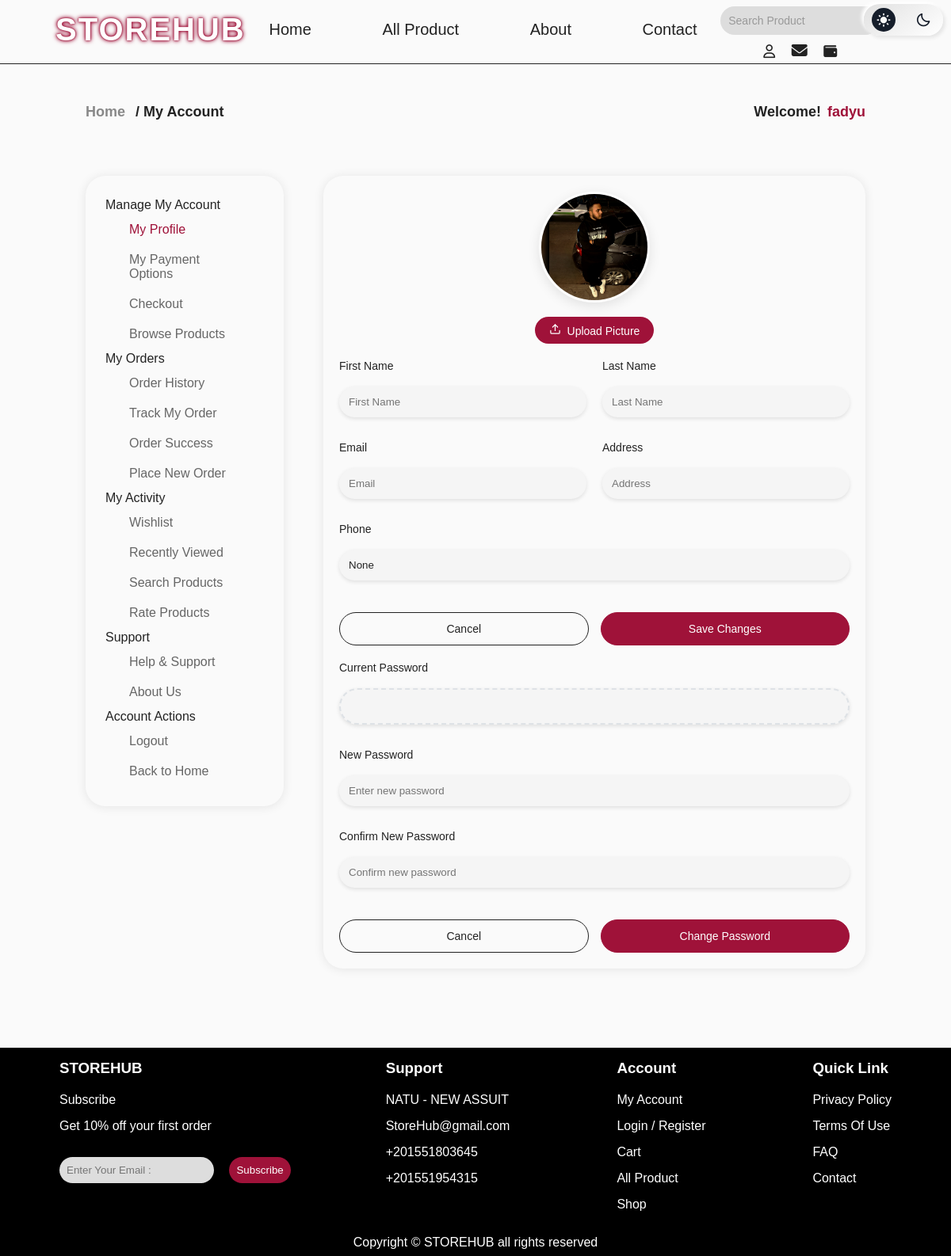
Page /account/ (signed in) on the committed database.
### pages/models.py (models this page shows, shortened)
class UserProfile(models.Model):
    ROLE_CHOICES = [
        ('user', 'User'),
        ('delivery_agent', 'Delivery Agent'),
        ('saler', 'Saler'),
        ('admin', 'Admin'),
    ]
    lat = models.FloatField(null=True, blank=True)
    lng = models.FloatField(null=True, blank=True)
    profile_image = models.ImageField(upload_to='profile_images/', blank=True, null=True, default='default_driver.jpg')
    rating = models.DecimalField(max_digits=2, decimal_places=1, default=5.0)  # من 5 نجوم
    user = models.OneToOneField(User, on_delete=models.CASCADE)  # ارتباط كل مستخدم ببروفايل خاص بيه
    role = models.CharField(max_length=50, choices=ROLE_CHOICES, default='user')
    phone_number = models.CharField(max_length=15, blank=True, null=True)
    created_at = models.DateTimeField(auto_now_add=True)

### pages/views.py (the view, shortened to what this page needs)
# urls.py: path('account/', views.account, name='account'),
@login_required
def account(request):
    user = request.user
    profile, created = UserProfile.objects.get_or_create(user=user)
    return render(request, 'pages/account/account.html', {
        'user': user,
        'profile': profile,
    })

### pages/templates/pages/account/account.html (shortened to what this page needs)
{% extends 'pages/base.html' %}
{% block content %}
{% load static %}
<!DOCTYPE html>
<html lang="en">
<head>
  <link rel="stylesheet" href="{% static 'css/style.css' %}" />
  <link rel="stylesheet" href="https://cdnjs.cloudflare.com/ajax/libs/font-awesome/6.7.2/css/all.min.css"
 />
  <link href="https://unpkg.com/boxicons@2.1.2/css/boxicons.min.css" rel="stylesheet" />
</head>
<body class="light">
  <div class="breadcrumb-account">
    <div class="bread">
      <a href="{% url 'index' %}" class="a1">Home</a>
      <span class="check">/</span>
      <a href="{% url 'account' %}" class="check">My Account</a>
    </div>
    <div class="check">Welcome! <span>{{ user.get_full_name|default:user.username }}</span></div>
  </div>
  <div class="container-account">
    <aside class="sidebar-account">
      <p>Manage My Account</p>
      <ul class="sidebar-menu-account">
        <li class="active" onclick="window.location.href='{% url 'account' %}'">My Profile</li>
        <li onclick="window.location.href='{% url 'cart' %}'">My Payment Options</li>
        <li onclick="window.location.href='{% url 'checkout' %}'">Checkout</li>
        <li onclick="window.location.href='{% url 'allproducts' %}'">Browse Products</li>
      </ul>
      <p>My Orders</p>
      <ul class="sidebar-menu-account">
        <li onclick="window.location.href='{% url 'my_orders' %}'">Order History</li>
        <li onclick="window.location.href='{% url 'order_detail' order_id=1 %}'">Track My Order</li>
        <li onclick="window.location.href='{% url 'order_success' %}'">Order Success</li>
        <li onclick="window.location.href='{% url 'place_order' %}'">Place New Order</li>
      </ul>
      <p>My Activity</p>
      <ul class="sidebar-menu-account">
        <li onclick="window.location.href='{% url 'wishlist' %}'">Wishlist</li>
        <li onclick="window.location.href='{% url 'allproducts' %}'">Recently Viewed</li>
        <li onclick="window.location.href='{% url 'search_products' %}'">Search Products</li>
        <li onclick="window.location.href='{% url 'rate_product' product_id=1 %}'">Rate Products</li>
      </ul>
      <p>Support</p>
      <ul class="sidebar-menu-account">
        <li onclick="window.location.href='{% url 'contact' %}'">Help & Support</li>
        <li onclick="window.location.href='{% url 'about' %}'">About Us</li>
      </ul>
      <p>Account Actions</p>
      <ul class="sidebar-menu-account">
        <li onclick="window.location.href='{% url 'logout' %}'">Logout</li>
        <li onclick="window.location.href='{% url 'index' %}'">Back to Home</li>
      </ul>
    </aside>
    <div class="profile-form">
      <form method="POST" enctype="multipart/form-data" id="profile-image-form">
        <div class="form-section">
          <div class="profile-picture-container" id="profile-picture-container">
            <div class="profile-picture" id="profile-picture" style=" border-radius: 50%; overflow: hidden; background-color: #f5f5f5; margin-bottom: 8px; display: flex; align-items: center; justify-content: center;">
              {% if profile.profile_image %}
                <img src="{{ profile.profile_image.url }}" alt="Profile Picture" style="width: 100%; height: 100%; object-fit: cover;">
              {% endif %}
            </div>
            <button type="button" class="upload-btn" >
              <span class="upload-icon">
              </span>
              Upload Picture
            </button>
          </div>
        </div>
      </form>
      <form method="POST" id="profile-info-form">
        <div class="form-section">
          <div class="form-row">
            <div class="form-group">
              <label for="firstName">First Name</label>
              <input type="text" id="firstName" name="first_name" value="{{ user.first_name }}" placeholder="First Name">
            </div>
            <div class="form-group">
              <label for="lastName">Last Name</label>
              <input type="text" id="lastName" name="last_name" value="{{ user.last_name }}" placeholder="Last Name">
            </div>
          </div>
          <div class="form-row">
            <div class="form-group">
              <label for="email">Email</label>
              <input type="email" id="email" name="email" value="{{ user.email }}" placeholder="Email">
            </div>
            <div class="form-group">
              <label for="address">Address</label>
              <input type="text" id="address" name="address" value="{{ profile.address }}" placeholder="Address">
            </div>
          </div>
          <div class="form-group">
            <label for="phone">Phone</label>
            <input type="tel" id="phone" name="phone" value="{{ profile.phone_number }}" placeholder="01xxxxxxxxx">
          </div>
          <div class="form-actions" style=" margin-bottom: 20px;">
            <button type="button" class="btn btn-cancel">Cancel</button>
            <button type="submit" class="btn btn-save" >Save Changes</button>
          </div>
        </div>
      </form>
      <form method="POST" id="password-form">
        <div class="form-section">
          <div class="form-group">
            <label for="currentPassword">Current Password</label>
            <input type="password" id="currentPassword" name="current_password" class="current-password">
          </div>
          <div class="form-group">
            <label for="newPassword">New Password</label>
            <input type="password" id="newPassword" name="new_password" placeholder="Enter new password">
          </div>
          <div class="form-group">
            <label for="confirmPassword">Confirm New Password</label>
            <input type="password" id="confirmPassword" name="confirm_password" placeholder="Confirm new password">
          </div>
          <div class="form-actions">
            <button type="button" class="btn btn-cancel">Cancel</button>
            <button type="submit" class="btn btn-save">Change Password</button>
          </div>
        </div>
      </form>
    </div>
  </div>
</body>
</html>
{% endblock content %}

### rows in the picture
UserProfile: profile_image (picture), phone "None"

### other values in the picture
{{ user.get_full_name|default:user.username }} "fadyu"
